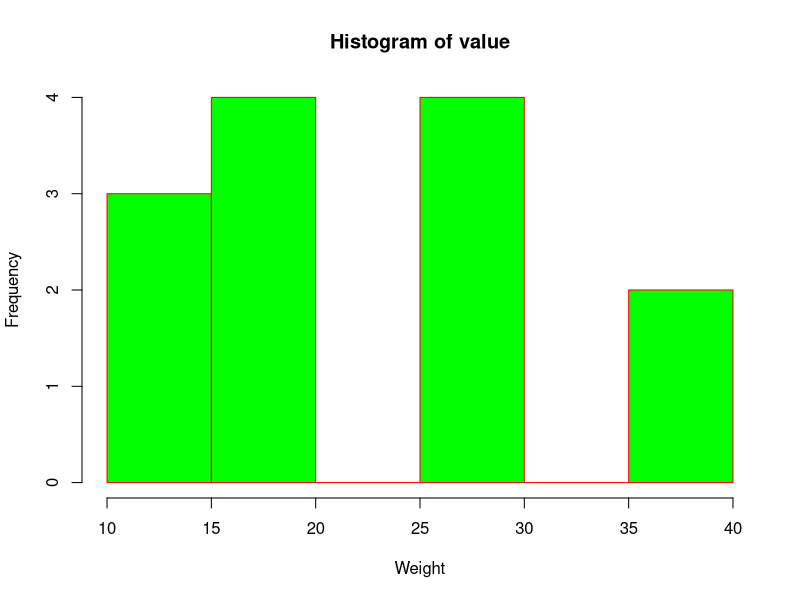
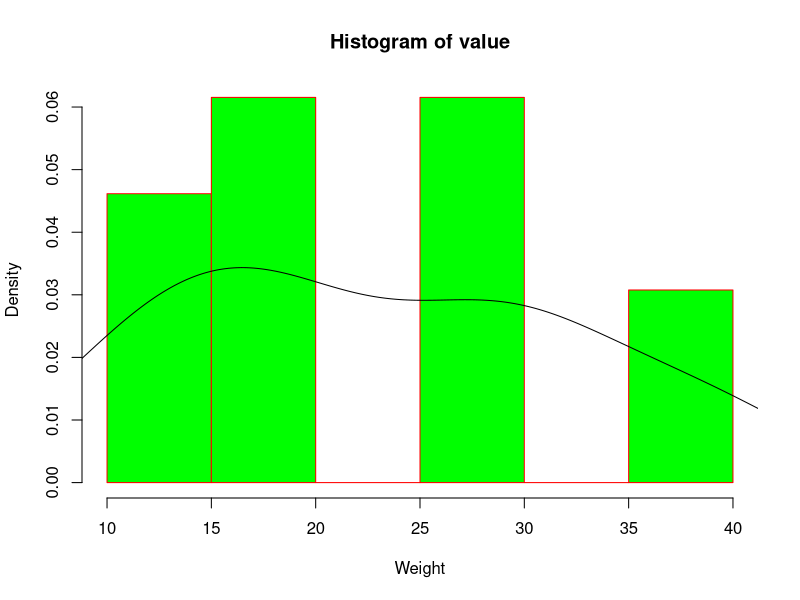
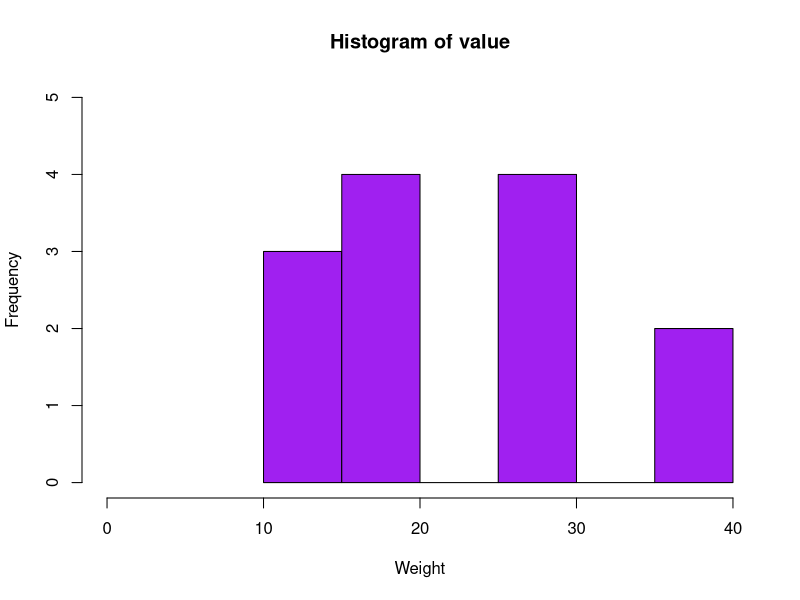
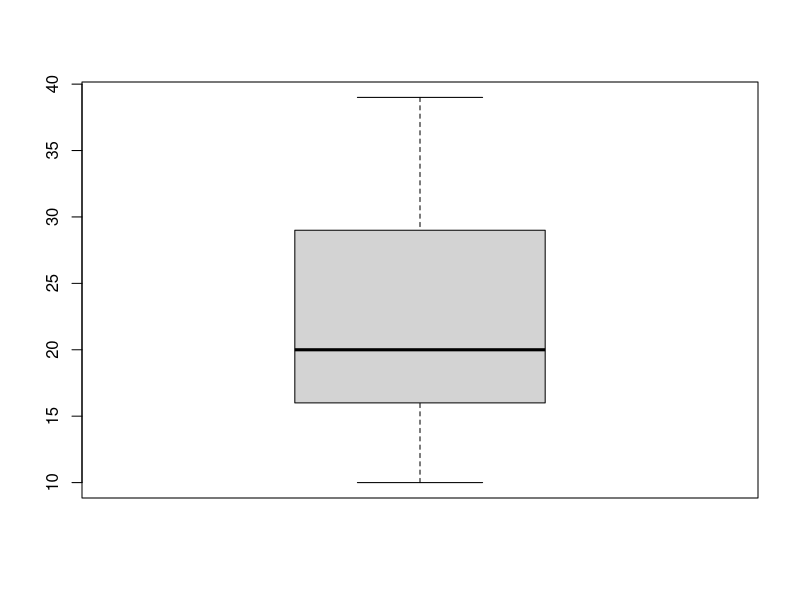
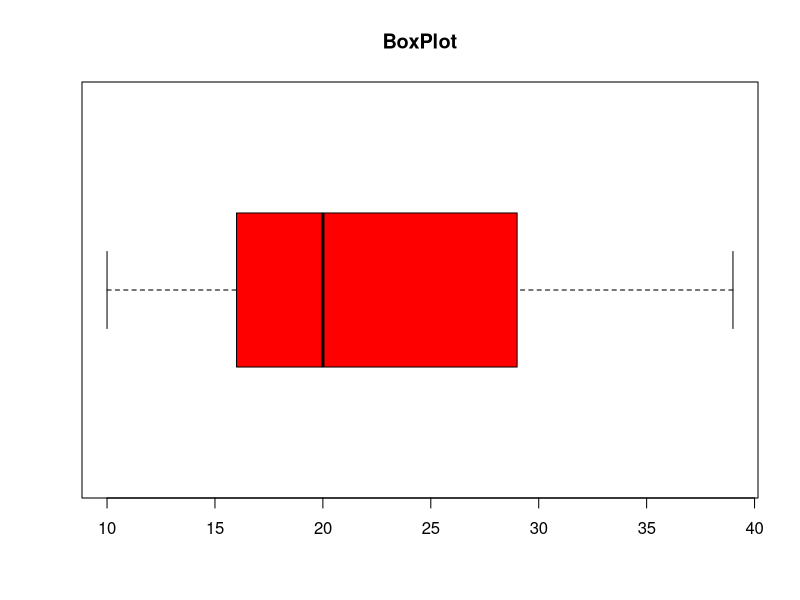
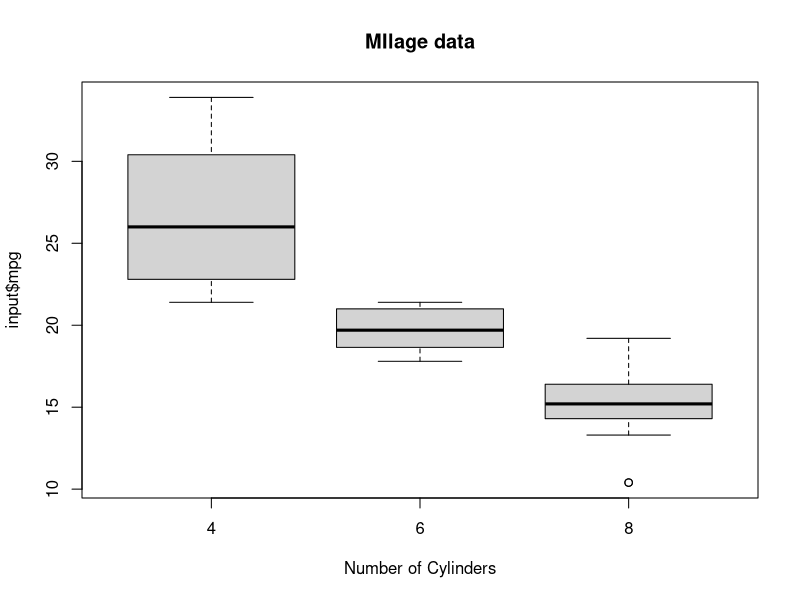
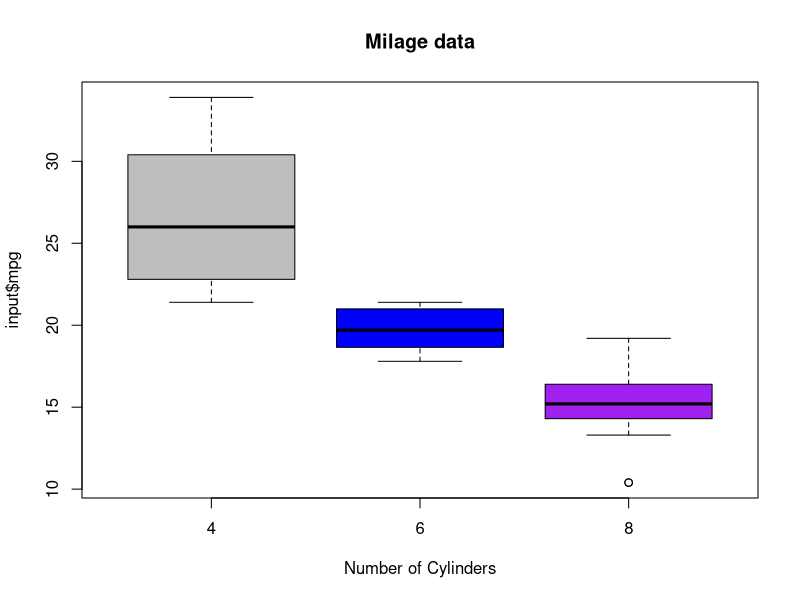
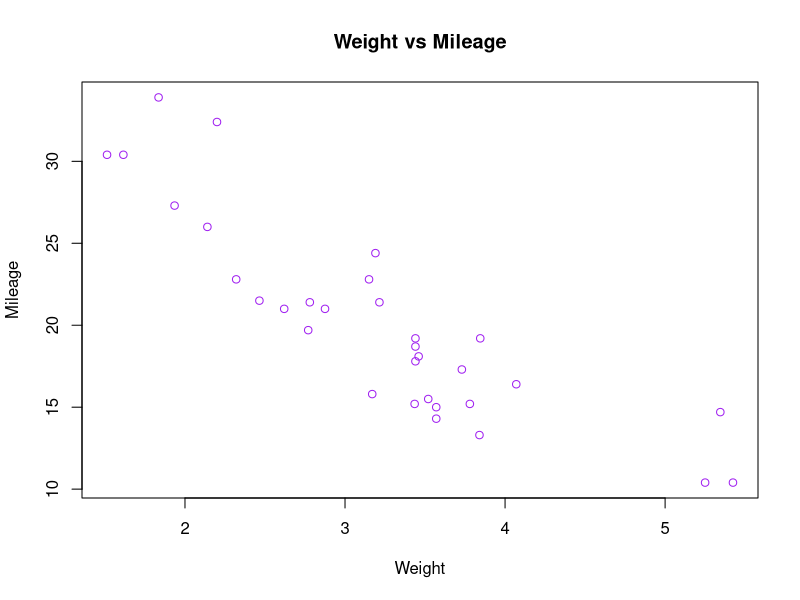

The R source for these figures, in order:
#Get the list of installed packeges
library()

#install a packege for example XML packege
install.packages("XML")

#Histogram represents the frequencies of values of a variable
#bucketed into a range

#hist(v, main, xlab, xlim, ylim, breaks, col, border)


#data for graph
value <- c(12, 13, 16, 18, 19, 10, 20, 29, 28, 29,30,38,39)

#create histogram
hist(value, xlab = "Weight", col = "green", border = "red")

hist(value, xlab = "Weight", col = "green", border = "red", freq = F)
lines(density(value))


#create the histogram with the range of x and y value
hist(value, xlab = "Weight", col = "purple", border = "black",
     xlim = c(0,40),
     ylim = c(0,5),
     breaks = 5)

#Boxplot
#It is a measure of how well distrubuted is the data in a data set. 
#It divides the data set into three quartiles. 
##this graph represents the minumum, maximum, median, 
#first quartile and thired quartile in the data set.
boxplot(value)

boxplot(value, horizontal = T, main= "BoxPlot", col = "red")

View(mtcars)
input <- mtcars[, c('mpg', 'cyl')]
head(input)

#creating boxplot
boxplot(input$mpg ~ input$cyl, 
        xlab = "Number of Cylinders",
        Ylab = "Miles per Gallon",
        main = "MIlage data")

boxplot(input$mpg ~ input$cyl, 
        xlab = "Number of Cylinders",
        Ylab = "Miles per Gallon",
        main = "Milage data",
        #varwidth = TRUE,
        col = c("grey", "blue", "purple"),
        name = c("High", "Medium", "Low")
        )

#Scatter plot
##Plot(x, y, main, xlab, ylab, xlim, ylim, axes)

input1 <- mtcars[,c('wt', 'mpg')]

#plot the chart for carts weight and mileage

plot(x = input1$wt,
     y = input1$mpg,
     xlab = "Weight",
     ylab = "Mileage",
     main = "Weight vs Mileage",
     col = "purple")

#plot the chart for cars with weight between 2 to 5
#and mileage between 10 and 30

plot(x = input1$wt,
     y = input1$mpg,
     xlab = "Weight",
     ylab = "Mileage",
     xlim = c(2,5),
     ylim = c(10, 30),
     main = "Weight vs Mileage",
     col = "purple")

#Scatterplot metrics
#when we have more than two variables
#and we want to find the correlations between 
#onte variable vs the remaining ones
#we use Scatterplot metrics

#plot the metrices between 3 variables giving 6 plots

#one variable with 2 others and total 3 variables

pairs(~wt+mpg+cyl,
      data = mtcars,
      main = "Scatter plot metrics for cars",
      col = "blue")
